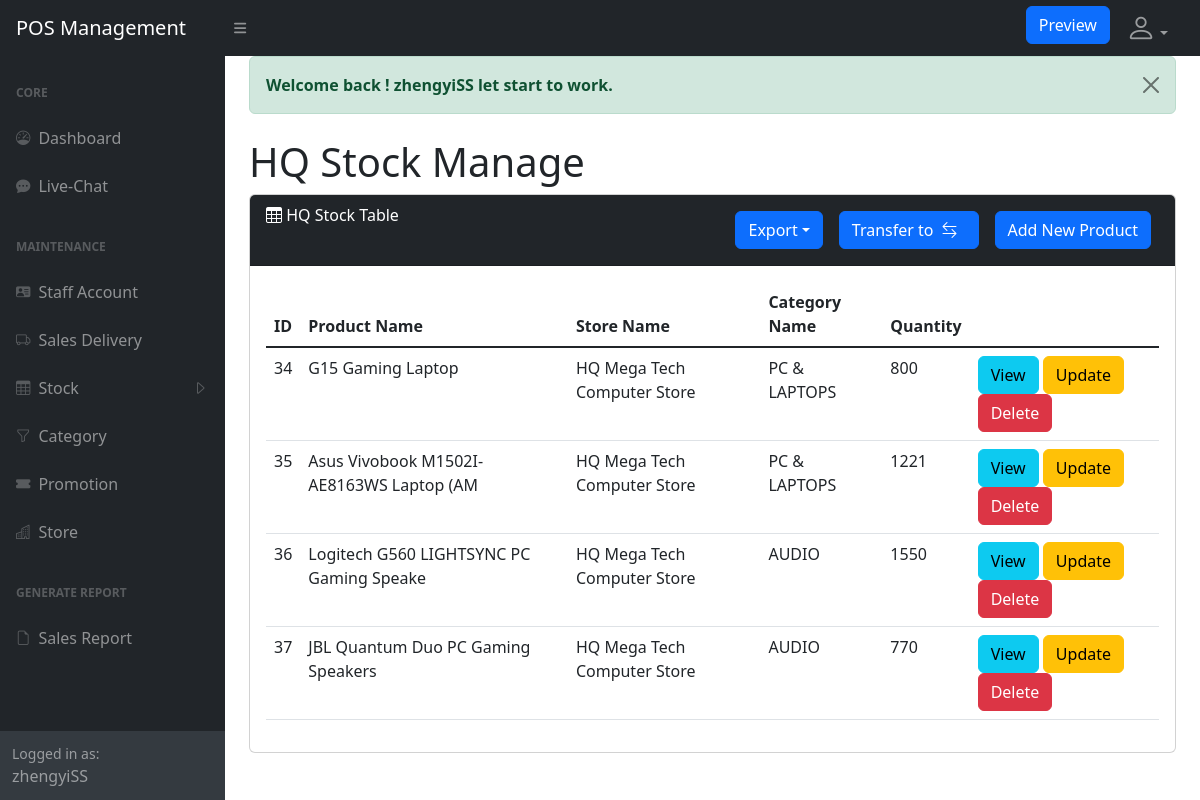
The page /administration/stock_hq.php (signed in) on the database its author committed.
### tables this page shows
CREATE TABLE `product` (
  `product_id` int(11) NOT NULL,
  `name` varchar(40) NOT NULL,
  `description` text NOT NULL,
  `price` double NOT NULL,
  `category_name` varchar(255) NOT NULL,
  `store_id` int(11) NOT NULL,
  `store_name` varchar(255) NOT NULL,
  `store_type` varchar(255) NOT NULL,
  `quantity` int(11) NOT NULL,
  `image` varchar(255) NOT NULL
);

### administration/stock_hq.php (the view, shortened to what this page needs)
<?php
require 'dbconnect.php';
$sql = "SELECT * FROM product WHERE store_type='Headquarters' ";
$result = mysqli_query($connect, $sql);
include 'static-include/header.php';
require 'static-nav/static-headnav.php';
require 'static-nav/static-sidenav.php';
?>
<div id="layoutSidenav_content">
    <main>
        <div class="container-fluid px-4">
            <?php include 'alertMessage.php'; ?>
            <h1 class="mt-4">HQ Stock Manage</h1>
            <div class="card mb-4">
                <div class="card-header bg-dark text-white">
                    <i class="bi bi-table"></i>
                    HQ Stock Table
                    <a href="crud_product/product_create.php" class="btn btn-primary float-end m-md-2">Add New Product</a>
                    <button type="button" class="btn btn-primary m-md-2 float-end" data-bs-toggle="modal" data-bs-target="#transferToModal">Transfer to<i class="bi bi-arrow-left-right  m-md-2"></i></button>
                    <div class="dropdown float-end">
                        <button type="button" class="btn btn-primary dropdown-toggle m-md-2" data-bs-toggle="dropdown">Export</button>
                    </div>
                </div>
                <div class="card-body">
                    <table class="table">
                        <thead>
                            <tr>
                                <th>ID</th>
                                <th>Product Name</th>
                                <th>Store Name</th>
                                <th>Category Name</th>
                                <th>Quantity</th>
                            </tr>
                        </thead>
                        <tbody>
                            <?php
                            if (mysqli_num_rows($result) > 0) {
                                foreach ($result as $product) {
                                    ?>
                                    <tr>
                                        <td><?php echo $product["product_id"]; ?></td>
                                        <td><?php echo $product["name"]; ?></td>
                                        <td><?php echo $product["store_name"]; ?> </td>
                                        <td><?php echo $product["category_name"]; ?></td>
                                        <td><?php echo $product["quantity"]; ?></td>
                                        <td>
                                            <a class='btn btn-info' href="crud_product/product_view.php?id=<?php echo $product["product_id"]; ?>">View</a>
                                            <a class='btn btn-warning' href="crud_product/product_update.php?id=<?php echo $product["product_id"]; ?>">Update</a>
                                            <button type="button" class="btn btn-danger delete_product" id="<?php echo $product["product_id"]; ?>">Delete</button>
                                        </td>
                                    </tr>
                                    <?php
                                }
                            } else {
                                echo "<h5 class='text-primary'>No Record.....</h5>";
                            }
                            ?>
                        </tbody>
                    </table>
                </div>
            </div>
        </div>
    </main>
</div>
</body>
</html>

### rows shown on the page
product: product_id "34", name "G15 Gaming Laptop", store_name "HQ Mega Tech Computer Store", category_name "PC & LAPTOPS", quantity "800"
product: product_id "35", name "Asus Vivobook M1502I-AE8163WS Laptop (AM", store_name "HQ Mega Tech Computer Store", category_name "PC & LAPTOPS", quantity "1221"
product: product_id "36", name "Logitech G560 LIGHTSYNC PC Gaming Speake", store_name "HQ Mega Tech Computer Store", category_name "AUDIO", quantity "1550"
product: product_id "37", name "JBL Quantum Duo PC Gaming Speakers", store_name "HQ Mega Tech Computer Store", category_name "AUDIO", quantity "770"

### other values the page prints
$_SESSION['username'] "zhengyiSS"
$_SESSION['message'] "Welcome back ! zhengyiSS let start to work."
